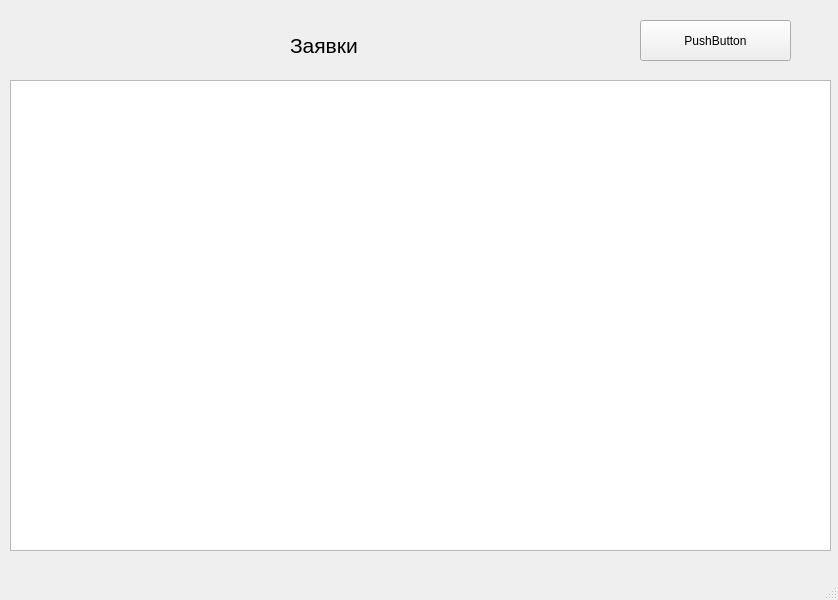
<?xml version="1.0" encoding="UTF-8"?>
<ui version="4.0">
 <class>MainWindow</class>
 <widget class="QMainWindow" name="MainWindow">
  <property name="geometry">
   <rect>
    <x>0</x>
    <y>0</y>
    <width>838</width>
    <height>600</height>
   </rect>
  </property>
  <property name="windowTitle">
   <string>MainWindow</string>
  </property>
  <widget class="QWidget" name="centralwidget">
   <widget class="QTableView" name="tableView">
    <property name="geometry">
     <rect>
      <x>10</x>
      <y>80</y>
      <width>821</width>
      <height>471</height>
     </rect>
    </property>
   </widget>
   <widget class="QLabel" name="label">
    <property name="geometry">
     <rect>
      <x>290</x>
      <y>20</y>
      <width>91</width>
      <height>51</height>
     </rect>
    </property>
    <property name="font">
     <font>
      <family>Segoe UI</family>
      <pointsize>16</pointsize>
     </font>
    </property>
    <property name="text">
     <string>Заявки</string>
    </property>
   </widget>
   <widget class="QPushButton" name="load_table">
    <property name="geometry">
     <rect>
      <x>640</x>
      <y>20</y>
      <width>151</width>
      <height>41</height>
     </rect>
    </property>
    <property name="text">
     <string>PushButton</string>
    </property>
   </widget>
  </widget>
  <widget class="QMenuBar" name="menubar">
   <property name="geometry">
    <rect>
     <x>0</x>
     <y>0</y>
     <width>838</width>
     <height>21</height>
    </rect>
   </property>
  </widget>
  <widget class="QStatusBar" name="statusbar"/>
 </widget>
 <resources/>
 <connections/>
</ui>
